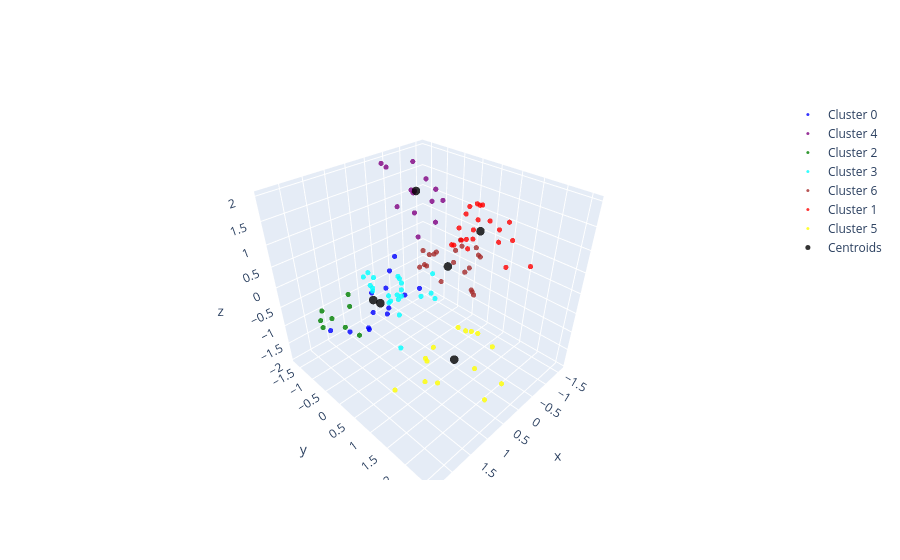

Here is the notebook cell this chart was saved with:
### Markdown cell above
### Visualización en 3D (female)

### Code cell
df_female['Cluster_female'] = kmeans.fit_predict(df_female[['Age', 'Annual Income', 'Spending Score']])

colores = ['blue', 'red', 'green', 'cyan', 'purple', 'yellow', 'brown', 'orange']

fig_female = go.Figure()

for i in df_female['Cluster_female'].unique():
  df_cluster = df_female[df_female['Cluster_female'] == i]
  fig_female.add_trace(go.Scatter3d(
    x = df_cluster['Age'], 
    y = df_cluster['Annual Income'], 
    z = df_cluster['Spending Score'], 
    mode = 'markers',
    marker = dict(
      size = 3,
      color = colores[i],
      opacity = 0.8
    ),
    name = 'Cluster ' + str(i)
  ))

fig_female.add_trace(go.Scatter3d(
  x = centroids_female[:, 0], 
  y = centroids_female[:, 1], 
  z = centroids_female[:, 2], 
  mode = 'markers',
  marker = dict(
    size = 5,
    color = 'black',                
    opacity = 0.8
  ),
  name = 'Centroids'
))

fig_female.show()

### Figure 1 — Plotly figure (JSON) as saved in the notebook; plotly's stock layout.template omitted (floating-point values rounded to 4 significant figures)
{"data": [{"marker": {"color": "blue", "opacity": 0.8, "size": 3}, "mode": "markers", "name": "Cluster 0", "type": "scatter3d", "x": [-1.431, -0.5614, -0.245, 1.574, -0.245, 0.6249, 1.258, 0.5459, 0.1504, 0.8622, 0.3086, -0.1659, 0.8622], "y": [-1.663, -1.624, -1.586, -1.509, -1.47, -1.317, -1.201, -1.201, -1.163, -1.009, -0.9707, -0.8554, -0.7785], "z": [-1.888, -0.478, -1.888, -1.515, -0.6853, -1.929, -1.556, -0.8097, -0.8512, -1.556, -1.432, -1.059, -0.9756]}, {"marker": {"color": "purple", "opacity": 0.8, "size": 3}, "mode": "markers", "name": "Cluster 4", "type": "scatter3d", "x": [-1.194, -1.273, -1.194, -0.6405, -0.245, -1.115, -0.245, -1.194, -1.352, -1.352, -0.6405, -1.431, -0.5614, -1.115], "y": [-1.663, -1.624, -1.586, -1.547, -1.547, -1.509, -1.394, -1.163, -1.124, -1.009, -0.9707, -0.8554, -0.7785, -0.7785], "z": [1.056, 1.015, 1.761, 0.849, 1.969, 1.056, 1.927, 1.471, 0.8905, 1.222, 0.8905, 0.9734, 0.3928, 0.5587]}, {"marker": {"color": "green", "opacity": 0.8, "size": 3}, "mode": "markers", "name": "Cluster 2", "type": "scatter3d", "x": [2.128, 2.286, 2.365, 1.732, 1.732, 2.365, 2.207, 1.969], "y": [-0.8169, -0.4709, -0.4325, -0.3556, -0.3556, -0.009611, 0.1442, 0.2211], "z": [-0.6853, 0.01962, -0.1462, -0.1048, 0.1855, 0.144, -0.06331, -0.3536]}, {"marker": {"color": "cyan", "opacity": 0.8, "size": 3}, "mode": "markers", "name": "Cluster 3", "type": "scatter3d", "x": [0.9413, 0.8622, 0.9413, 1.02, 1.258, 0.3877, 0.704, 0.5459, 0.8622, 0.6249, 1.337, 0.9413, 0.1504, 0.704, 0.8622, -0.007768, 0.8622, 1.02, 0.9413, -0.007768, 0.1504, 1.416], "y": [-0.74, -0.6632, -0.6247, -0.5863, -0.4709, -0.4325, -0.394, -0.2018, -0.2018, -0.2018, -0.0865, -0.04805, 0.02883, 0.02883, 0.1057, 0.1826, 0.2211, 0.2979, 0.2979, 0.2979, 0.3748, 0.7593], "z": [0.144, 0.01962, -0.2707, -0.06331, 0.3099, -0.06331, -0.3951, 0.06109, -0.3951, -0.3121, 0.2684, -0.2292, -0.478, -0.1877, -0.1462, -0.3951, 0.3099, -0.3536, 0.227, -0.478, 0.2684, -0.6853]}, {"marker": {"color": "brown", "opacity": 0.8, "size": 3}, "mode": "markers", "name": "Cluster 6", "type": "scatter3d", "x": [-0.8777, -0.7196, -0.5614, -0.5614, -0.8777, -0.4823, -1.194, -1.352, -1.273, -0.3241, -0.4823, -0.8777, -1.194, -1.352, -1.51, -1.59, -1.51, -1.194, -1.036, -0.7987], "y": [-0.74, -0.74, -0.74, -0.6247, -0.5094, -0.4325, -0.2018, -0.2018, -0.0865, -0.04805, 0.02883, 0.02883, 0.1057, 0.1057, 0.1442, 0.2211, 0.2211, 0.4133, 0.4902, 0.6439], "z": [-0.1877, -0.3951, -0.3951, 0.1026, -0.02184, -0.1877, 0.01962, 0.227, 0.144, 0.3514, -0.3951, -0.06331, -0.4365, -0.3951, 0.1026, -0.1462, -0.06331, -0.9341, -0.7268, -0.478]}, {"marker": {"color": "red", "opacity": 0.8, "size": 3}, "mode": "markers", "name": "Cluster 1", "type": "scatter3d", "x": [-0.5614, -0.5614, -0.7196, -0.245, -0.4823, -0.4823, -0.007768, -0.8777, -0.6405, -0.6405, -0.7196, -0.5614, -0.1659, -0.4032, -0.6405, -0.4823, -0.7196, -0.1659, -0.4823, -0.007768, -0.245], "y": [0.4133, 0.4902, 0.5286, 0.567, 0.6439, 0.6824, 0.7208, 0.7208, 0.7208, 0.7208, 0.7593, 0.8362, 0.9899, 1.028, 1.105, 1.451, 1.49, 1.682, 1.682, 2.066, 2.335], "z": [1.056, 0.8075, 1.512, 0.849, 1.471, 0.9319, 1.015, 1.554, 1.098, 0.8905, 1.305, 1.72, 0.9734, 1.803, 1.43, 1.43, 1.512, 1.388, 0.7246, 1.637, 1.139]}, {"marker": {"color": "yellow", "opacity": 0.8, "size": 3}, "mode": "markers", "name": "Cluster 5", "type": "scatter3d", "x": [0.4668, 1.495, -0.3241, 0.4668, 0.704, -0.1659, 1.099, -0.08686, 0.2295, 1.258, 0.2295, -0.3241, 0.704, 0.5459], "y": [0.5286, 0.6055, 0.7208, 0.7208, 0.7208, 1.067, 1.105, 1.451, 1.528, 1.605, 1.682, 1.682, 2.335, 2.566], "z": [-1.846, -1.929, -1.224, -1.307, -1.473, -1.017, -1.598, -0.8097, -0.5195, -1.141, -1.432, -1.183, -1.473, -0.9756]}, {"marker": {"color": "black", "opacity": 0.8, "size": 5}, "mode": "markers", "name": "Centroids", "type": "scatter3d", "x": [-0.9994, 1.27, 0.4498, -0.8018, 0.2721, -0.4672], "y": [-1.29, -0.193, 1.308, -0.07266, -1.258, 1.03], "z": [1.203, -0.1064, -1.281, -0.1827, -1.279, 1.25]}], "layout": {}}
